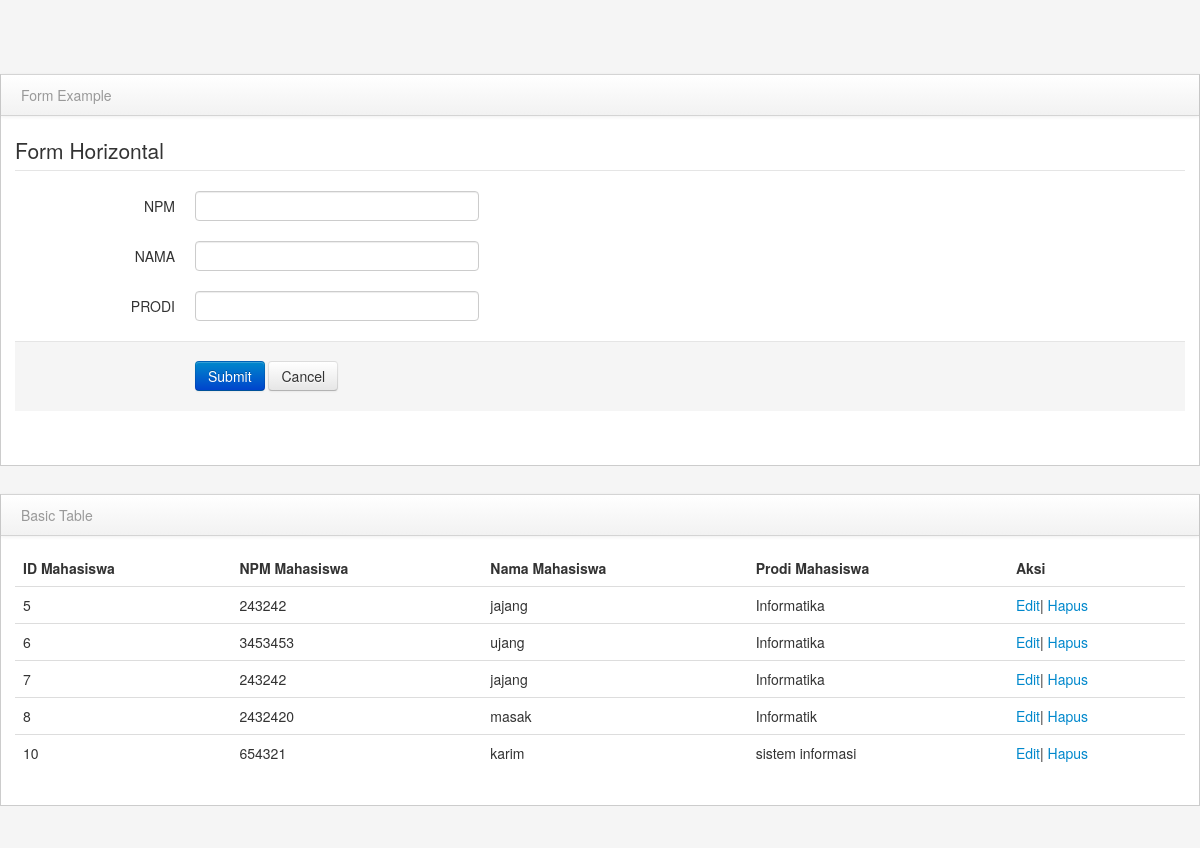
The app's page /pertemuan12.php with its own data.
### tables this page shows
CREATE TABLE `mahasiswa` (
  `id` int(8) NOT NULL,
  `npm` varchar(255) NOT NULL,
  `nama_mahasiswa` varchar(255) NOT NULL,
  `prodi` varchar(255) NOT NULL
);

### tampilkan_data.php (called while the page is built)
<?php
include "koneksi.php";
    $get_data = mysqli_query($koneksi, "SELECT * FROM mahasiswa");

### pertemuan12.php (the view, shortened to what this page needs)
<?php
include "tampilkan_data.php";
if (isset($_GET['id'])) {
    $idnya = $_GET['id'];
    $get_data_by_id = mysqli_query($koneksi, "SELECT * FROM mahasiswa WHERE id=$idnya");
    $datanya_id = mysqli_fetch_assoc($get_data_by_id);
    $npm = $datanya_id["npm"];
    $nama_mahasiswa = $datanya_id["nama_mahasiswa"];
    $prodi = $datanya_id["prodi"];
    $status = "edit_data.php";
} else {
    $status = "proses_pertemuan12.php";
    $npm = "";
    $nama_mahasiswa = "";
    $prodi = "";
}
?>
<!DOCTYPE html>
<html lang="en">
<head>
    <link href="bootstrap/css/bootstrap.min.css" rel="stylesheet" media="screen">
    <link href="bootstrap/css/bootstrap-responsive.min.css" rel="stylesheet" media="screen">
    <link href="assets/styles.css" rel="stylesheet" media="screen">
</head>
<body>
    <div class="row-fluid" bis_skin_checked="1">
        <div class="block" bis_skin_checked="1">
            <div class="navbar navbar-inner block-header" bis_skin_checked="1">
                <div class="muted pull-left" bis_skin_checked="1">Form Example</div>
            </div>
            <div class="block-content collapse in" bis_skin_checked="1">
                <div class="span12" bis_skin_checked="1">
                    <form class="form-horizontal" action="<?= $status; ?>" method="POST">
                        <fieldset>
                            <legend>Form Horizontal</legend>
                            <div class="control-group" bis_skin_checked="1">
                                <label class="control-label" for="focusedInput">NPM</label>
                                <div class="controls" bis_skin_checked="1">
                                    <input class="input-xlarge focused" id="focusedInput" type="number" name="inputan_npm" value="<?= $npm; ?>">
                                </div>
                            </div>
                            <div class="control-group" bis_skin_checked="1">
                                <label class="control-label" for="focusedInput">NAMA</label>
                                <div class="controls" bis_skin_checked="1">
                                    <input class="input-xlarge focused" id="focusedInput" type="text" name="inputan_nama" value="<?= $nama_mahasiswa; ?>">
                                </div>
                            </div>
                            <div class=" control-group" bis_skin_checked="1">
                                <label class="control-label" for="focusedInput">PRODI</label>
                                <div class="controls" bis_skin_checked="1">
                                    <input class="input-xlarge focused" id="focusedInput" type="text" name="inputan_prodi" value="<?= $prodi; ?>">
                                </div>
                            </div>
                            <div class="form-actions" bis_skin_checked="1">
                                <button type="submit" class="btn btn-primary" name="submit">Submit</button>
                                <button type="reset" class="btn">Cancel</button>
                            </div>
                        </fieldset>
                    </form>
                </div>
            </div>
        </div>
    </div>
    <div class="row-fluid" bis_skin_checked="1">
        <div class="block" bis_skin_checked="1">
            <div class="navbar navbar-inner block-header" bis_skin_checked="1">
                <div class="muted pull-left" bis_skin_checked="1">Basic Table</div>
            </div>
            <div class="block-content collapse in" bis_skin_checked="1">
                <div class="span12" bis_skin_checked="1">
                    <table class="table">
                        <thead>
                            <tr>
                                <th>ID Mahasiswa</th>
                                <th>NPM Mahasiswa</th>
                                <th>Nama Mahasiswa</th>
                                <th>Prodi Mahasiswa</th>
                                <th>Aksi</th>
                            </tr>
                        </thead>
                        <tbody>
                            <?php while ($data = mysqli_fetch_assoc($get_data)) { ?>
                                <tr>
                                    <td><?= $data['id'] ?></td>
                                    <td><?= $data['npm'] ?></td>
                                    <td><?= $data['nama_mahasiswa'] ?></td>
                                    <td><?= $data['prodi'] ?></td>
                                    <td><a href="pertemuan12.php?id=<?= $data['id'] ?>">Edit</a>| <a href="hapus_data.php?id=<?= $data['id'] ?>">Hapus</a></td>
                                </tr>
                            <?php } ?>
                        </tbody>
                    </table>
                </div>
            </div>
        </div>
    </div>
</body>
</html>

### assets/styles.css (style rules this page uses)
body { padding-top: 0; padding-bottom: 40px; background-color: #f5f5f5; }
@media (min-width: 979px) { body { padding-top: 60px; } }
.block { border: 1px solid #ccc; background: white; margin: 1em 0em; border-top: none; }
.block-content { margin: 1em; min-height: .25em; }
.block-header { margin-bottom: 0px; border-right: none; border-left: none; -webkit-border-radius: 0px; -moz-border-radius: 0px; border-radius: 0px; }
.block-header div { padding-top: 10px; }

### records on screen
mahasiswa: id "5", npm "243242", nama_mahasiswa "jajang", prodi "Informatika"
mahasiswa: id "6", npm "3453453", nama_mahasiswa "ujang", prodi "Informatika"
mahasiswa: id "7", npm "243242", nama_mahasiswa "jajang", prodi "Informatika"
mahasiswa: id "8", npm "2432420", nama_mahasiswa "masak", prodi "Informatik"
mahasiswa: id "10", npm "654321", nama_mahasiswa "karim", prodi "sistem informasi"
